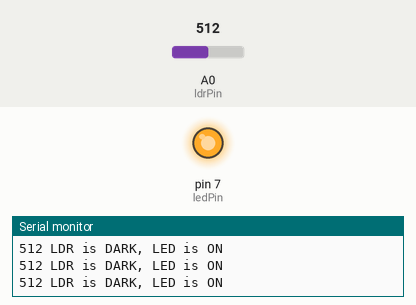
This sketch was run on a simulated Arduino Uno, built with avr-gcc and run on an emulated ATmega328P. Parts: output pins drawn as LEDs (lit = HIGH), the last lines printed to the serial monitor. The test bench sets the inputs (shaded band); at power-on: A0 (ldrPin) = 512.

Above: at 1.2 s.
1.3 s: A0 (ldrPin) set to 307
4.3 s: A0 (ldrPin) set to 283
At 5.0 s:
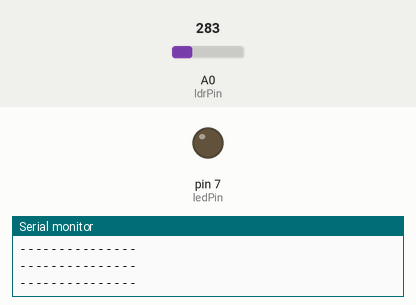
5.8 s: A0 (ldrPin) set to 1023
At 6.7 s:
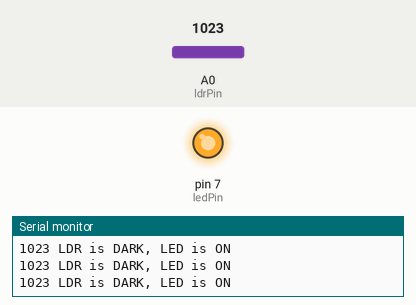
7.3 s: A0 (ldrPin) set to 290
At 7.7 s:
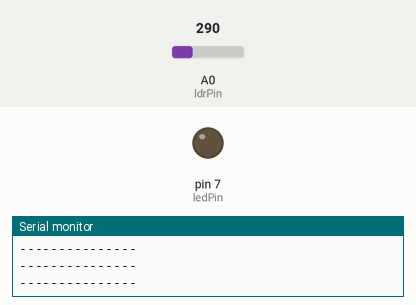
Timing chart, 0 to 9.8 s (numbered marks = the images above; inputs shaded):
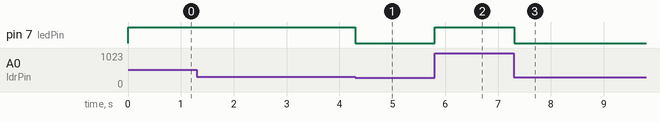

Measured:
- the behaviour switches between 300 and 299 on A0 (ldrPin) (found by bisection; images 0 and 1)
- after the input at 4.3 s, pin 7 (ledPin): HIGH → LOW at once
- after the input at 5.8 s, pin 7 (ledPin): LOW → HIGH at once
- after the input at 7.3 s, pin 7 (ledPin): HIGH → LOW at once

The sketch:

Code.ino
```cpp
const int ledPin = 7;
const int ldrPin = A0;

void setup() {
  Serial.begin(9600);
  pinMode(ledPin, OUTPUT);
  pinMode(ldrPin, INPUT);
}

void loop() {
  int ldrStatus = analogRead(ldrPin);
  if (ldrStatus >=300) {
    digitalWrite(ledPin, HIGH);
    Serial.print(ldrStatus);
    Serial.println(" LDR is DARK, LED is ON");
  }
  else {
    digitalWrite(ledPin, LOW);
    Serial.println("---------------");
  }
}
```
